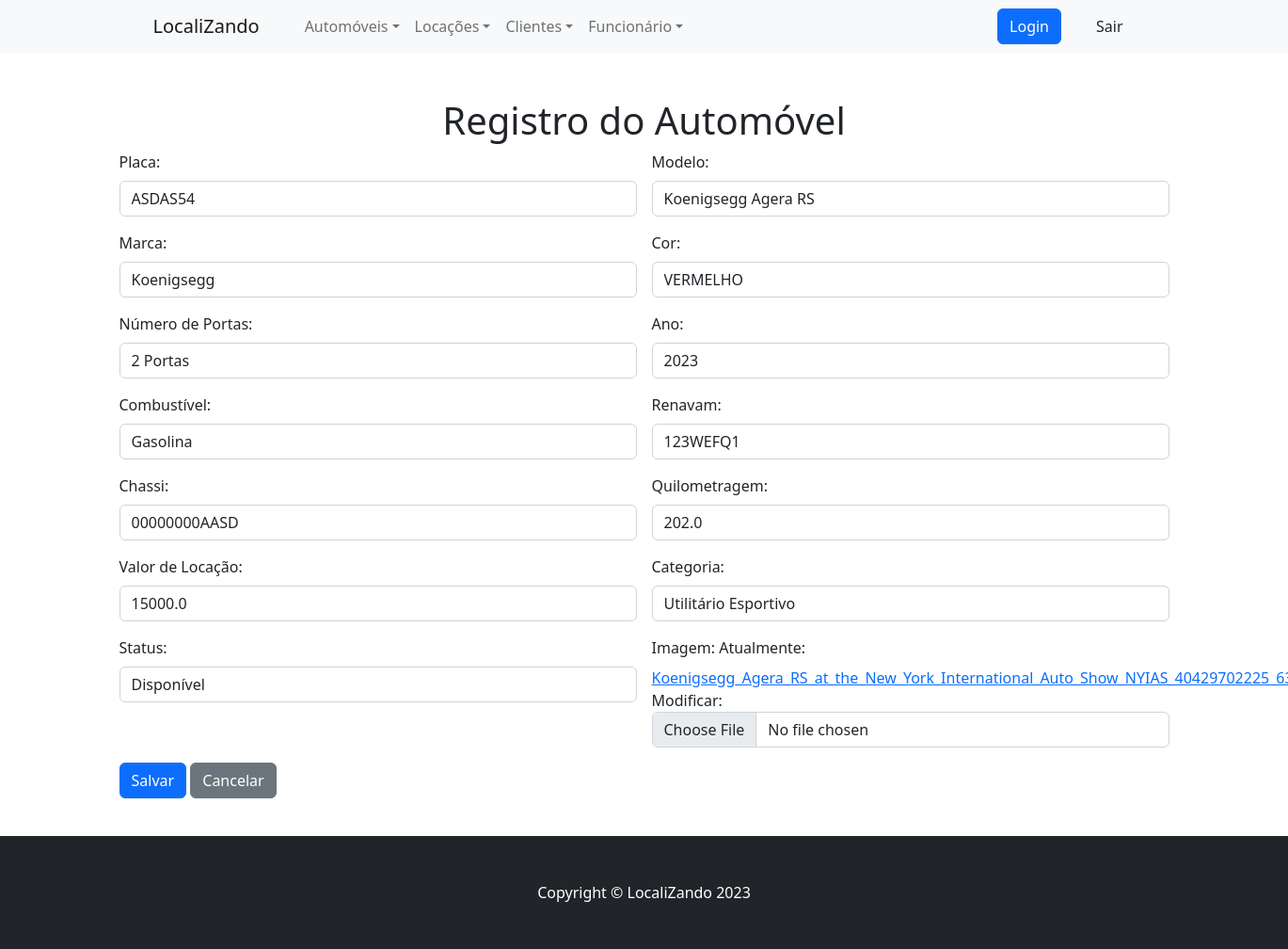
Screenshot of /automoveis/automoveis/1/atualizar/ with the database file from the repository.
### automoveis/models.py (models this page shows, shortened)
class Automovel(models.Model):
    STATUS_CHOICES = (
        ('Disponível', 'Disponível'),
        ('Indisponível', 'Indisponível'),
    )
    COMBUSTIVEL_CHOICES = (
        ('Gasolina', 'Gasolina'), ('Flex', 'Flex'),
        ('Diesel', 'Diesel'), ('Híbrido/Elétrico', 'Híbrido/Elétrico'),
    )
    MARCA_CHOICES = (
        ('Mercedes - Benz', 'Mercedes - Benz'), ('Audi', 'Audi'),('BMW', 'BMW'),
        ('Volkswagen',  'Volkswagen'), ('Chevrolet', 'Chevrolet'), ('Renault', 'Renault'),
        ('Ford', 'Ford'), ('Toyota', 'Toyota'), ('Fiat', 'Fiat'), ('Hyundai', 'Hyundai'),
        ('Peugeot', 'Peugeot'), ('Lexus', 'Lexus'), ('Kia','Kia'), ('Citroën', 'Citroën'),
        ('Nissan', 'Nissan'), ('Mitsubishi', 'Mitsubishi'), ('Chery', 'Chery'),('Jeep', 'Jeep'),
    )
    CATEGORIA_CHOICES = (
        ('Utilitário Esportivo', 'Utilitário Esportivo'),
        ('Sedã', 'Sedã'), ('Conversível / Cupê', 'Conversível / Cupê'),
        ('Hatch', 'Hatch'), ('Picape', 'Picape'), ('Hibrido / Elétrico', 'Hibrido / Elétrico'),
        ('Van','Van'), ('Outro', 'Outro'),
    )
    NRO_PORTAS_CHOICES =(
        ('2', '2 Portas'),
        ('3', '3 Portas'),
        ('4', '4 Portas'),
        ('5', '5 Portas'), # Existe!
    )
    placa_automovel = models.CharField(max_length=15, unique=True, error_messages={'unique':"Já há um automóvel com esta placa!"}, null= False)
    cor = models.CharField(max_length=20)
    nro_portas = models.CharField(max_length=10, choices=NRO_PORTAS_CHOICES, null= False)
    marca = models.ForeignKey(MarcaAutomovel, on_delete=models.CASCADE)
    tipo_combustivel = models.CharField(max_length=50, choices=COMBUSTIVEL_CHOICES, null= False)
    quilometragem= models.FloatField()
    renavam= models.CharField(max_length=20, unique=True)
    valor_locacao = models.FloatField()
    modelo = models.ForeignKey(ModeloAutomovel, on_delete=models.CASCADE)
    ano = models.PositiveIntegerField()
    categoria = models.CharField(choices=CATEGORIA_CHOICES, max_length=50, null= False)
    status = models.CharField(max_length=12, choices=STATUS_CHOICES, default='Disponível')
    chassi = models.CharField(max_length=50, unique=True, default= '00000000')
    imagem = models.FileField(upload_to="")

### automoveis/views.py (the view)
# urls.py: path('automoveis/<int:automovel_id>/atualizar/', views.automovel_update, name='automovel_update'),
def automovel_update(request, automovel_id):
    automovel = get_object_or_404(Automovel, id=automovel_id)
    if request.method == 'POST':
        form = AutomovelForm(request.POST, instance=automovel)
        if form.is_valid():
            form.save()
            return render(request,'sucesso.html', {'mensagem': 'Automóvel salvo com sucesso!'})
    else:
        form = AutomovelForm(instance=automovel)
    return render(request, 'automovel_form.html', {'form': form})

### automoveis/forms.py
class AutomovelForm(forms.ModelForm):
    ano = forms.IntegerField(widget=forms.NumberInput(attrs={'min': 1900}))
    class Meta:
         model = Automovel
         fields = ['placa_automovel', 'cor', 'nro_portas', 'marca', 'tipo_combustivel', 'tipo_combustivel', 'quilometragem','renavam', 'valor_locacao', 'modelo', 'ano', 'categoria', 'status','chassi', 'imagem']
         widgets = {
            'imagem': forms.ClearableFileInput(),
            }
    def __init__(self, *args, **kwargs):
        for l in self.base_fields:
            self.base_fields[l].widget.attrs['class'] = 'form-control'
            self.base_fields[l].widget.attrs['onkeyup'] = 'this.value=this.value.toUpperCase()'
        super(AutomovelForm, self).__init__(*args, **kwargs)

### automoveis/models.py (called while the page is built)
    def __str__(self):
        return self.nome

    def __str__(self):
        return f"{self.marca.nome} {self.nome}"

### automoveis/templates/automovel_form.html (shortened to what this page needs)
{% extends 'base.html' %}
{% block content %}
<div class="container mt-5">
    <h1 class="text-center">Registro do Automóvel</h1>
    <form method="post" class="row g-3" enctype="multipart/form-data" >
        <div class="col-md-6">
            <label for="{{ form.placa_automovel.id_for_label }}" class="form-label">Placa:</label>
            {{ form.placa_automovel }}
        </div>
        <div class="col-md-6">
            <label for="{{ form.modelo.id_for_label }}" class="form-label">Modelo:</label>
            {{ form.modelo }}
        </div>
        <div class="col-md-6">
            <label for="{{ form.marca.id_for_label }}" class="form-label">Marca:</label>
            {{ form.marca }}
        </div>
        <div class="col-md-6">
            <label for="{{ form.cor.id_for_label }}" class="form-label">Cor:</label>
            {{ form.cor }}
        </div>
        <div class="col-md-6">
            <label for="{{ form.nro_portas.id_for_label }}" class="form-label">Número de Portas:</label>
            {{ form.nro_portas }}
        </div>
        <div class="col-md-6">
            <label for="{{ form.ano.id_for_label }}" class="form-label">Ano:</label>
            {{ form.ano }}
        </div>
        <div class="col-md-6">
            <label for="{{ form.tipo_combustivel.id_for_label }}" class="form-label">Combustível:</label>
            {{ form.tipo_combustivel }}
        </div>
        <div class="col-md-6">
            <label for="{{ form.renavam.id_for_label }}" class="form-label">Renavam:</label>
            {{ form.renavam }}
        </div>
        <div class="col-md-6">
            <label for="{{ form.chassi.id_for_label }}" class="form-label">Chassi:</label>
            {{ form.chassi }}
        </div>
        <div class="col-md-6">
            <label for="{{ form.quilometragem.id_for_label }}" class="form-label">Quilometragem:</label>
            {{ form.quilometragem }}
        </div>
        <div class="col-md-6">
            <label for="{{ form.valor_locacao.id_for_label }}" class="form-label">Valor de Locação:</label>
            {{ form.valor_locacao }}
        </div>
        <div class="col-md-6">
            <label for="{{ form.categoria.id_for_label }}" class="form-label">Categoria:</label>
            {{ form.categoria }}
        </div>
        <div class="col-md-6">
            <label for="{{ form.status.id_for_label }}" class="form-label">Status:</label>
            {{ form.status }}
        </div>
        <div class="col-md-6">
            <label for="{{ form.imagem.id_for_label }}" class="form-label">Imagem:</label>
            {{ form.imagem }}
        </div>
        <div class="col-12">
            <button type="submit" class="btn btn-primary">Salvar</button>
            <a href="{% url 'automoveis:automovel_crud' %}" class="btn btn-secondary">Cancelar</a>
        </div>
    </form>
</div>
{% endblock %}

### rows the page displays
Automovel: placa_automovel "ASDAS54", modelo "Koenigsegg Agera RS", marca "Koenigsegg", cor "VERMELHO", nro_portas "2 Portas", ano "2023", tipo_combustivel "Gasolina", renavam "123WEFQ1", chassi "00000000AASD", quilometragem "202.0", valor_locacao "15000.0", categoria "Utilitário Esportivo", status "Disponível"
